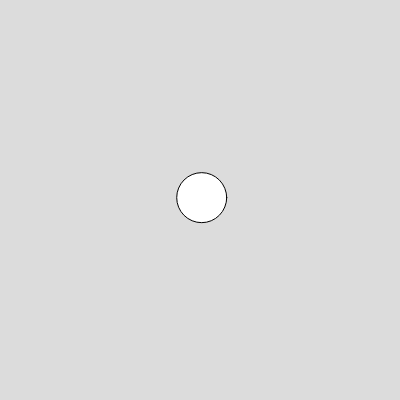
Frame 1 (no input)
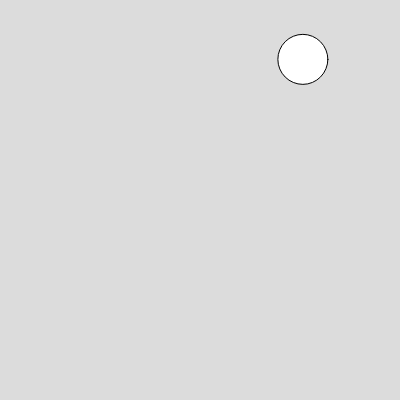
Frame 60 (no input)
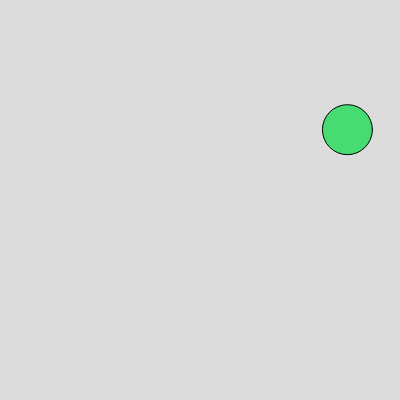
Frame 120 (the mouse pressed at the canvas centre since frame 60)

The p5.js sketch that drew these frames (run headless with seeded random() and noise() and a simulated clock; from frame 60 on, the mouse is pressed at the canvas centre):

// p5.js sketch
// ── sketch.js
let xspeed;
let yspeed;
let x;
let y;
let bounce = false; //boolean to tell me if the ball has bounced or not

function setup() {
  createCanvas(400, 400);
  x = 200;
  y = 200;
  xspeed = random(-4,4);
  yspeed = random(-4,4);
  circle(x, y, 50);
}

function draw(){
  background(220);
  // check for collision with left and right edge
  if (x < 25 || x > 375){
      xspeed = -xspeed;// reverse the x direction
      bounce = true;
  }
  if (y < 25 || y > 375){
      yspeed = -yspeed; // reverse the y direction
      bounce = true;
  }
  x = x + xspeed; // iterate x

  y = y + yspeed; // iterate y

  const chars = ["a", "b", "c", "d", "e", "f"]; // Create array of letters
      let hex = "#"; // Initialize hex string

      // Generate hex color code
      for (let i = 0; i < 6; i++) { // Use 'i' for inner loop
        if (floor(random(15)) <= 9) {
          hex += floor(random(10)); // Append number 0-9
        } else {
          hex += random(chars); // Append character a-f
        }
      }
 
  // draw a circle
  if(bounce == true ){ //if the ball hits the edge "bounces"
  fill(hex); //change to the new random color
  circle(x, y, 50);
  } else {
  circle(x, y, 50); //keep the old random color
  }
  bounce = false; //reset bounce to false
  
}
